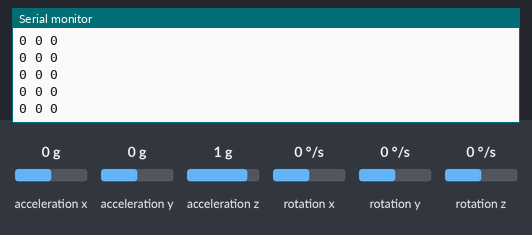
A sketch run on a simulated Arduino Uno, built with avr-gcc and run on an emulated ATmega328P. On the bench: the last lines printed to the serial monitor. Inputs (shaded band) come from the test bench; at power-on: acceleration x 0 g, rotation z 0 °/s, acceleration y 0 g, acceleration z 1 g, rotation x 0 °/s, rotation y 0 °/s.

Above: at 4.2 s.
4.3 s: acceleration x set to 0.8 g
At 5.0 s:
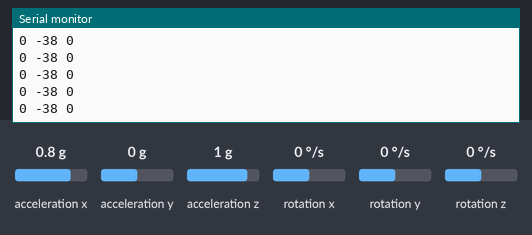
7.3 s: rotation z set to -192 °/s
At 8.1 s:
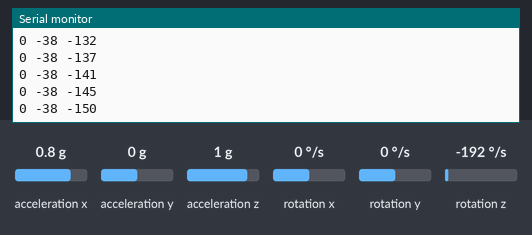
10.3 s: acceleration y set to -1.4 g
At 11.0 s:
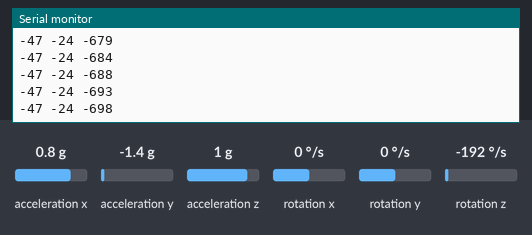
11.8 s: acceleration z set to -1.4 g
At 12.7 s:
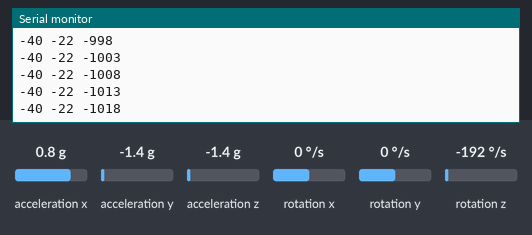
Timing chart, 0 to 14.3 s (numbered marks = the images above; inputs shaded):
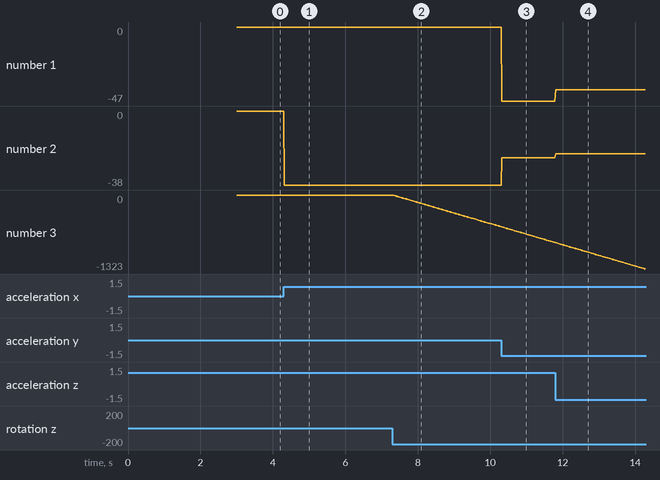

Measured:
- after the input at 4.3 s, the serial monitor: prints a new line at once (image 1)
- after the input at 7.3 s, the serial monitor: prints a new line at once (image 2)
- plotted number 2: 0 → -38 after the input at 4.3 s
- plotted number 3: 0 → -567 after the input at 7.3 s

The sketch:

left-hand.ino
```cpp
// 接線:
// MPU6050 => VCC(紅) <-> 5V端
//            GND(黑) <-> GND
//            SCL(紫) <-> arduino板A5
//            SDA(藍) <-> arduino板A4

#include <MPU6050_tockn.h>
#include <Wire.h>
#include <SoftwareSerial.h>
SoftwareSerial Bluetooth(2, 3); // 2: Tx, 3: Rx

long timer = 0;
MPU6050 mpu6050(Wire);

void setup() {
    Serial.begin(9600);
    Bluetooth.begin(9600);
    Wire.begin();
    mpu6050.begin();
    mpu6050.calcGyroOffsets(true);
}

void loop() {
    mpu6050.update();
    if (millis() - timer > 10) {
//        String newSignal = String((int)mpu6050.getGyroAngleX()) + " " + String((int)mpu6050.getGyroAngleY()) + " " + String((int)mpu6050.getGyroAngleZ()) + " " \
//                         + String((int)mpu6050.getAngleX()) + " " + String((int)mpu6050.getAngleY()) + " " + String((int)mpu6050.getAngleZ()) + "\n";
        String newSignal = String((int)mpu6050.getAngleX()) + " " + String((int)mpu6050.getAngleY()) + " " + String((int)mpu6050.getAngleZ()) + "\n";
        Serial.print(newSignal);
        Bluetooth.print(newSignal);
        timer = millis();
    }
}
```
